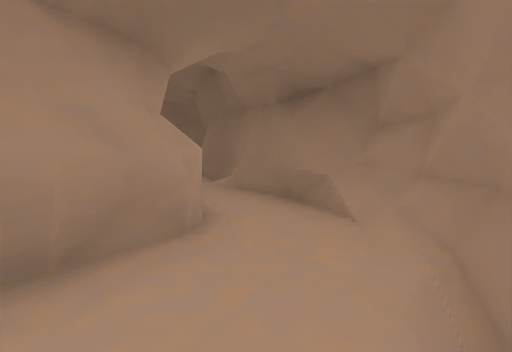
[1] (above)

16 first-person views from a walk through a robot-simulator world made for Gazebo. The camera is 0.94 m above the floor, tilts 4° down and sees 85° across. The floor is counted in squares, 1 m on a side. Each view is taken from the middle of a square. On the plan, view 1 faces up. The plan holds only what a view shows up to about 11 squares ahead; the rest is blank.

[2]
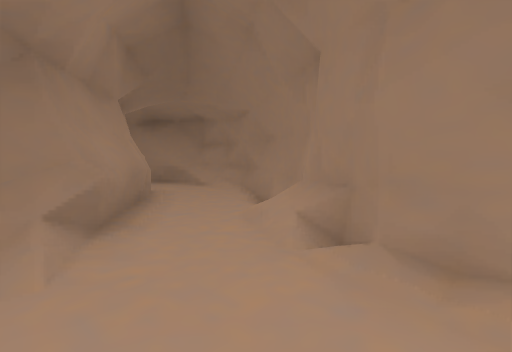

[3]
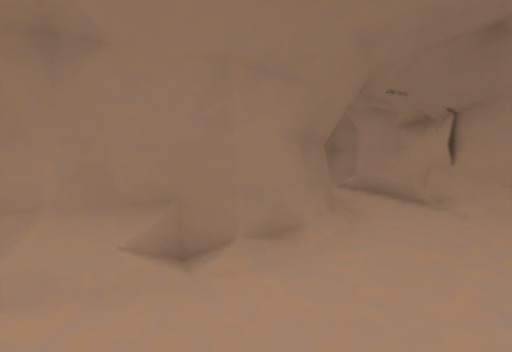

[4]
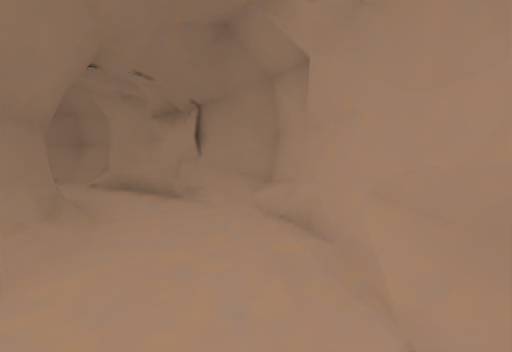

[5]
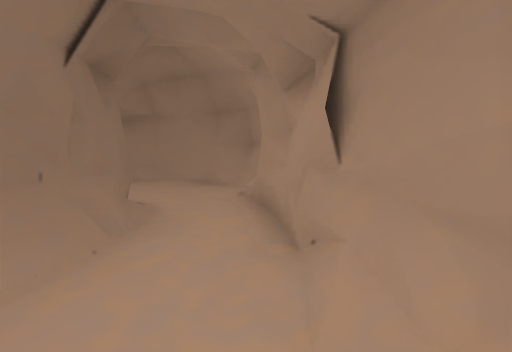

[6]
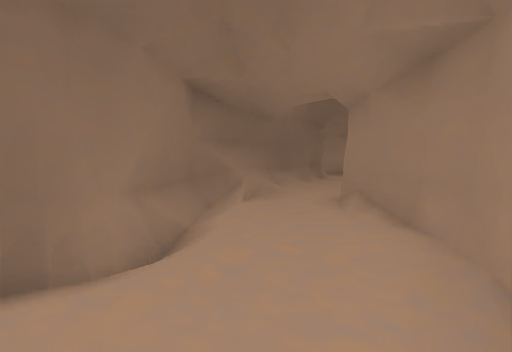

[7]
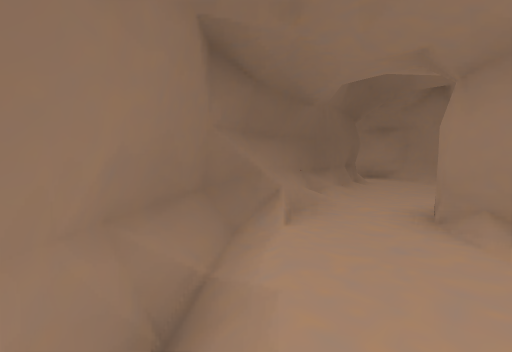

[8]
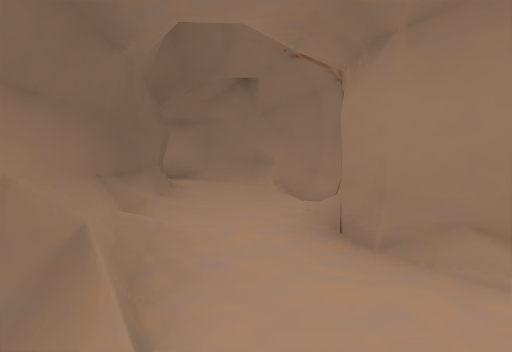

[9]
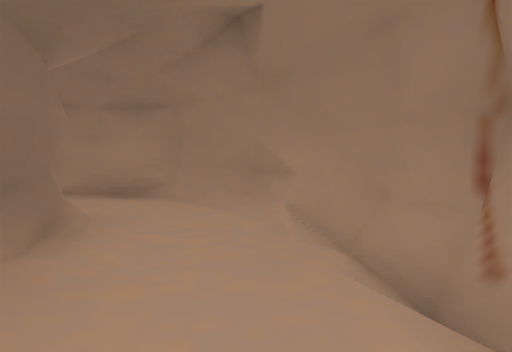

[10]
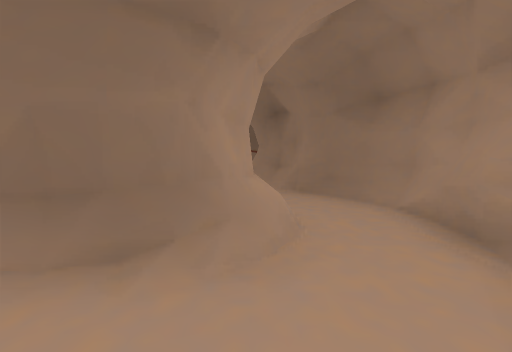

[11]
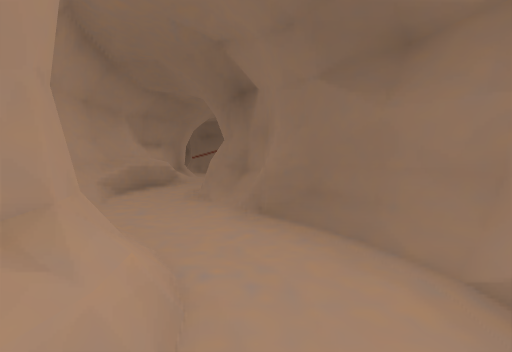

[12]
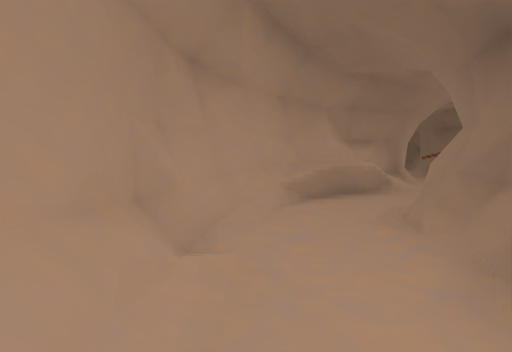

[13]
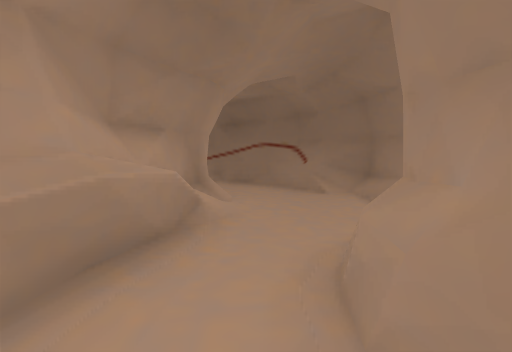

[14]
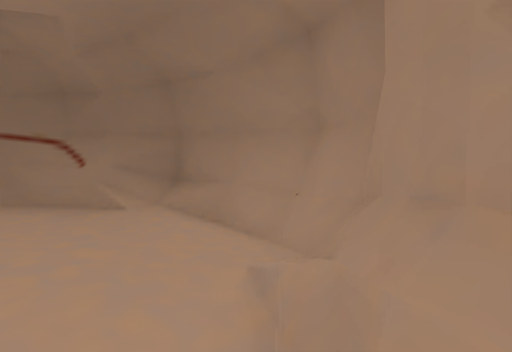

[15]
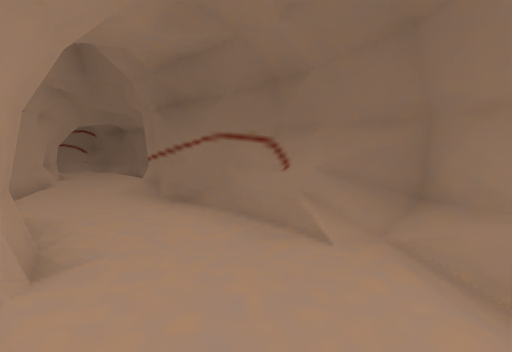

[16]
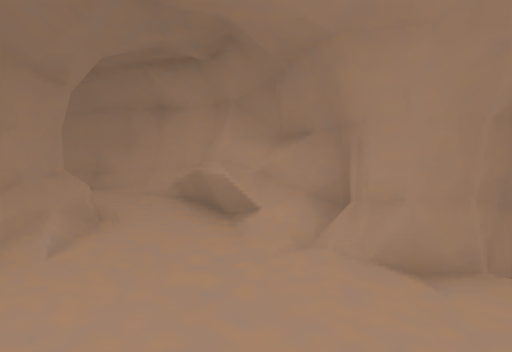

### Floor plan
Key: @ floor where view 1 was taken; # wall or solid block; . floor; / step, stairs or slope; = window, fence, low wall or low ledge; v drop or lower ground.
Columns run from 5 left of view 1 to 16 right of it. Each row starts with its distance up from view 1.
 17           #...
 16           ##..
 15            #...
 14            #/..#
 13             /../#
 12              /..##
 11    ##         ....#v
 10    .#          ...=#v
  9    .##         ##../#
  8     .#          #...#
  7     .##        ##...#v
  6     ..##       ##...#v
  5      .##       #=.=##
  4     #..#       #=.#
  3    v#..#       #..#v
  2    #...#       #..=#
  1   ##..##       #/..#
  0  ##..@#        ##...#
 -1  /../##         ##..#v
 -2  ...##           ##..#
 -3 #../#             #..#
 -4 #../#            ##..#
 -5 #../#      #######..#v
 -6 #...##   ####.......#
 -7 v=...## ##/......./#v
 -8 v##...###/...##///#v
 -9   v#........#   ##v
-10     ##.....#v
-11      v#..##v
-12       v##v

Where each view was taken, in squares from view 1:
view 1: 0 up, 0 right, facing up
view 2: 4 down, 4 left, facing up-right
view 3: 1 down, 4 left, facing down-right
view 4: 2 down, 4 left, facing down
view 5: 6 down, 4 left, facing down-right
view 6: 11 down, 2 right, facing up-right
view 7: 9 down, 3 right, facing up-right
view 8: 7 down, 5 right, facing right
view 9: 7 down, 9 right, facing right
view 10: 7 down, 13 right, facing up
view 11: 4 down, 14 right, facing up
view 12: 2 down, 14 right, facing up-left
view 13: 2 up, 12 right, facing up
view 14: 4 up, 12 right, facing up-right
view 15: 6 up, 13 right, facing up
view 16: 9 up, 14 right, facing down-left
